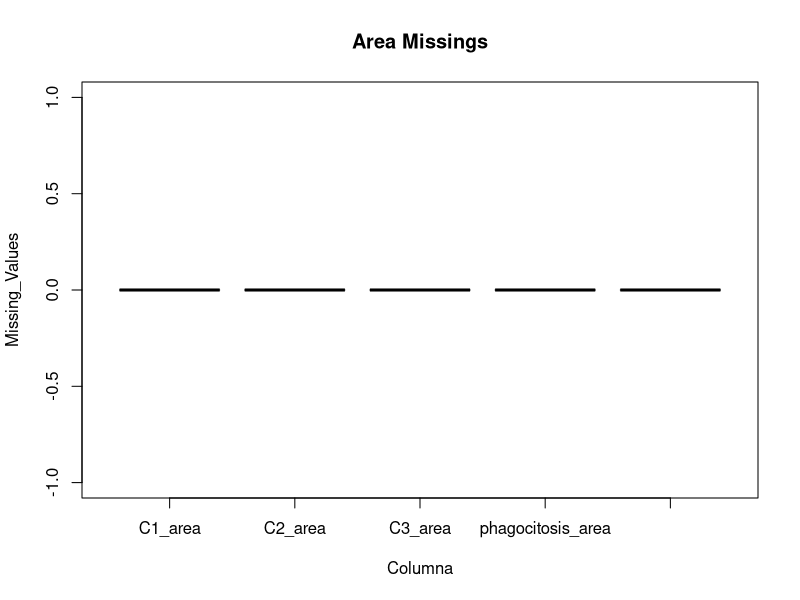
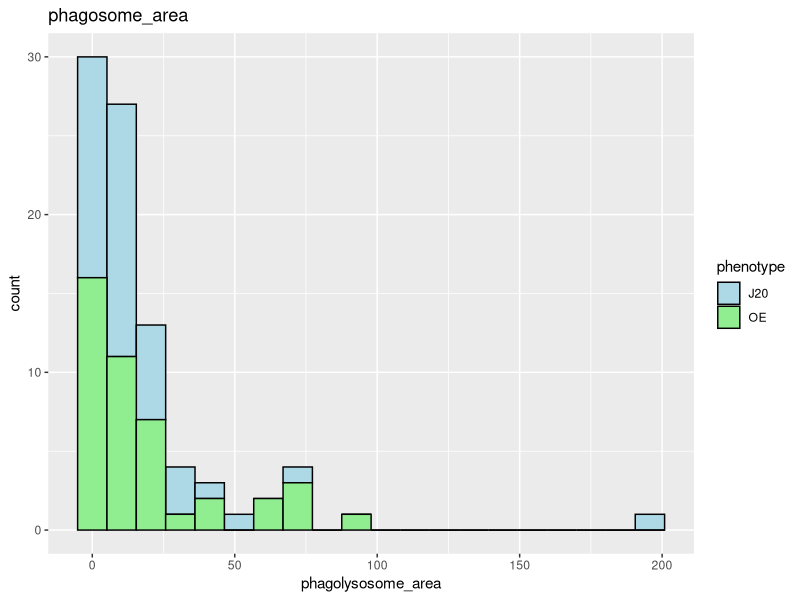
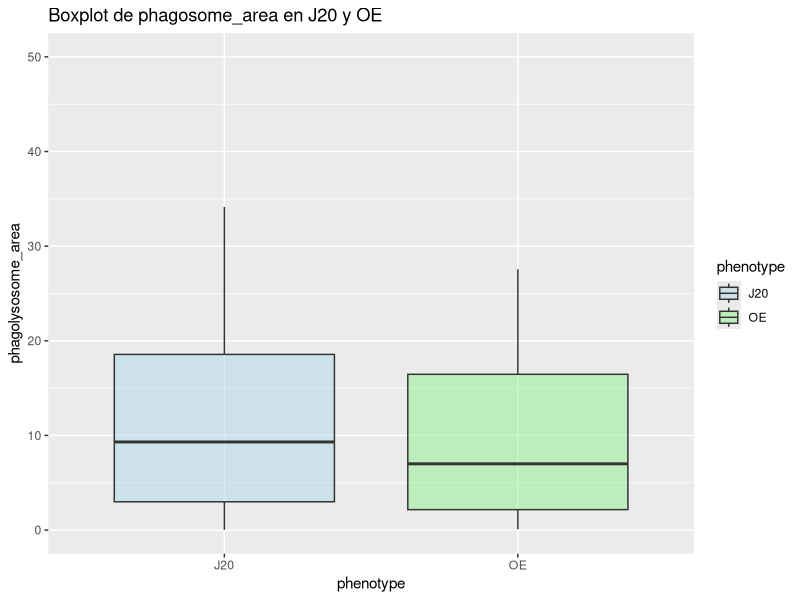
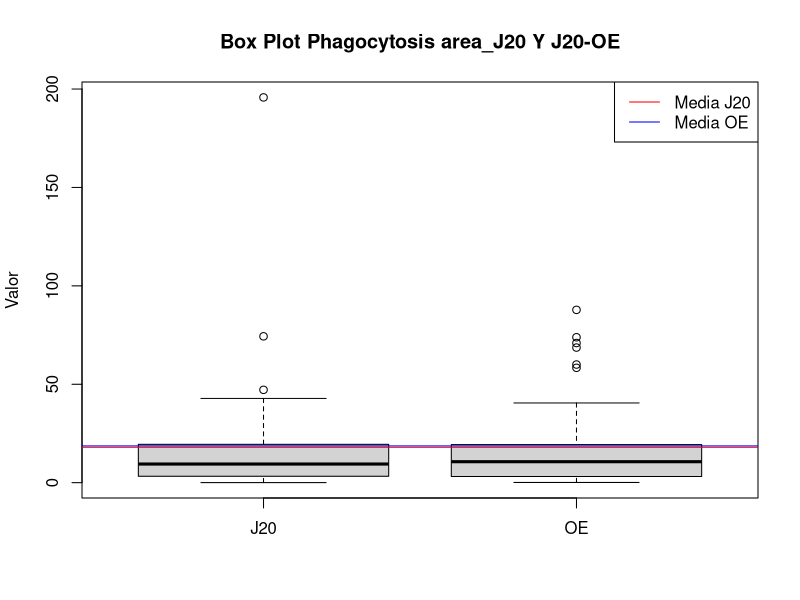
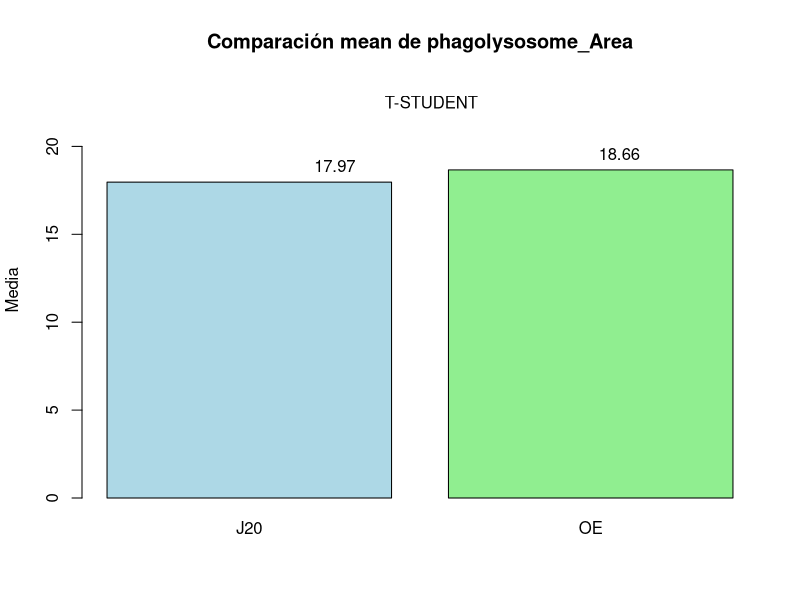
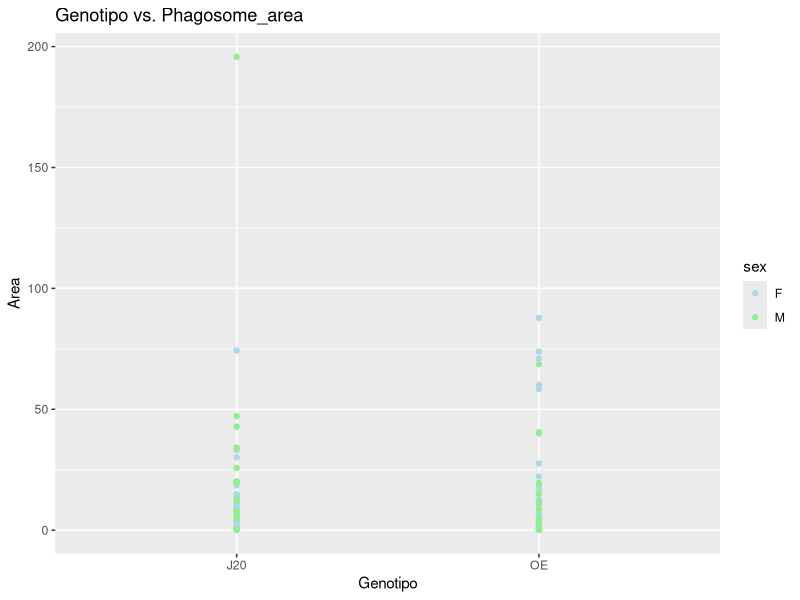

These charts were generated, in order, by the following R code:
install.packages("readxl")
library(readxl)
install.packages("tidyverse")
library(tidyverse)
install.packages("conflicted")
library(conflicted)

conflict_prefer("filter", "dplyr")

#Cargar los datos. (Reemplazar la direccion con tu localizacion de los datos)

datos <- read_excel("datos.xlsx")
View(datos)


#Transfomar a factores

datos$phenotype <- factor(datos$phenotype)
datos$sex <- factor(datos$sex)

#Transformar a numerico

datos$C1_area <- as.numeric(datos$C1_area)
datos$C2_area <- as.numeric(datos$C2_area)
datos$C3_area <- as.numeric(datos$C3_area)
datos$phagolysosome_area <- as.numeric(datos$phagolysosome_area)
datos$phagocitosis_area <- as.numeric(datos$phagocitosis_area)
datos$C1_fraction <- as.numeric(datos$C1_fraction)
datos$C2_fraction <- as.numeric(datos$C2_fraction)
datos$C3_fraction <- as.numeric(datos$C3_fraction)
datos$phagolysosome_fraction <- as.numeric(datos$phagolysosome_fraction)
datos$phagocitosis_fraction <- as.numeric(datos$phagocitosis_fraction)

#ANALISIS EXPLORATORIO


#1.Count total missing values in each column of area
#SELECCIONAMOS DATOS DE ÁREAS

columnas <- c("C1_area", "C2_area", "C3_area", "phagolysosome_area", "phagocitosis_area") 

missing_values <- sapply(datos[columnas], function(x) sum(is.na(x)))

df <- data.frame(Columna = names(missing_values), Missing_Values = missing_values)

boxplot(Missing_Values ~ Columna, data = df, main = "Area Missings")


#1.TENDENCIA CENTRAL

# Filtrar columnas numéricas sin missings
columnas_numericas <- columnas[sapply(datos[columnas], is.numeric) & !sapply(datos[columnas], anyNA)]

# Calcular las estadísticas solo para las columnas numéricas sin missings
resumen <- sapply(datos[columnas_numericas], function(x) c(mean = mean(x), median = median(x), sd = sd(x), min = min(x), max = max(x)))

# Asignar los valores de las estadísticas
media <- resumen["mean", ]
mediana <- resumen["median", ]
desviacion_estandar <- resumen["sd", ]
variacion_percentiles <- c(min = resumen["min", ], max = resumen["max", ])

# Imprimir el resumen
print(media)
print(mediana)
print(desviacion_estandar)


#OTRA OPCIÓN MÁS FÁCIL DE OBTENER LA TENDENCIA CENTRAL
summary(datos)

#2.VISUALIZACIÓN DE VARIABLES EN FUNCIÓN DEL GENOTIPO

# HISTOGRAMA

ggplot(data = datos, aes(x = phagolysosome_area, fill = phenotype)) +
  geom_histogram(color = "black", bins = 20) +
  scale_fill_manual(values = c("J20" = "lightblue", "OE" = "lightgreen")) +
  ggtitle("phagosome_area")

# BLOXPLOT

ggplot(data = datos, aes(x = phenotype, y = phagolysosome_area, fill = phenotype)) +
  geom_boxplot(alpha = 0.5, outlier.shape = NA) +
  scale_fill_manual(values = c("J20" = "lightblue", "OE" = "lightgreen")) +
  ggtitle("Boxplot de phagosome_area en J20 y OE") +
  scale_x_discrete(limits = c("J20", "OE")) +
  scale_y_continuous(limits = c(0, 50))  

#OTRA OPCIÓN DE OBTENER EL BOXPLOT

datos_J20 <- datos$phagolysosome_area[datos$phenotype == "J20"]
datos_OE <- datos$phagolysosome_area[datos$phenotype == "OE"]

boxplot(datos_J20, datos_OE, names = c("J20", "OE"), ylab = "Valor", main = "Box Plot Phagocytosis area_J20 Y J20-OE")
media_J20 <- mean(datos_J20)
media_OE<- mean(datos_OE)

abline(h = media_J20, col = "red")
abline(h = media_OE, col = "blue")

legend("topright", legend = c("Media J20", "Media OE"), col = c("red", "blue"), lty = 1)

# Test de T-student de la variable en función del genotipo 

J20 <- subset(datos, phenotype == "J20")$phagolysosome_area

OE <- subset(datos, phenotype == "OE")$phagolysosome_area

resultado <- t.test(J20,OE)
print(resultado)

# Crear el gráfico de barras para mostrar en dos columnas la diferencia de los genotipos
media_J20 <- mean(datos_J20)
media_OE<- mean(datos_OE)
barplot(c(media_J20, media_OE), 
        ylim = c(0, max(c(media_J20, media_OE)) + 5),
        ylab = "Media", 
        names.arg = c("J20", "OE"),
        col = c("lightblue", "lightgreen"),
        main = "Comparación mean de phagolysosome_Area")

# Agregar las etiquetas de las medias
text(x = c(1, 2), y = c(media_J20, media_OE), labels = round(c(media_J20, media_OE), 2), pos = 3)

# Agregar información sobre la prueba t
legend("top", legend = "T-STUDENT", bty = "n")


# scatterplot de phagolysosome_Area vs phenotype, usando sexo como variable de color
library(ggplot2)

ggplot(data = datos, aes(x = phenotype, y = phagolysosome_area, color=sex)) +
  geom_point() + scale_color_manual(values = c("lightblue", "lightgreen")) +
  labs(x = "Genotipo", y = "Area") +
  ggtitle("Genotipo vs. Phagosome_area") 
 

#4.Correlation test.

## Usando la función cor.test() para el test de correlación

# Necesario convertir 'datos$phenotype' a numérico 
datos$phenotype <- as.numeric(datos$phenotype)

# Realizar el test de correlación
correlation_test <- cor.test(datos$phenotype, datos$phagocitosis_area)
print(correlation_test)


# Test de Mann-Whitney with approximate method
mann_whitney <- wilcox.test(phagolysosome_area ~ phenotype, data = datos, exact = FALSE)

# Print the results
print(mann_whitney)



#5.ANOVA 

#ANOVA 

# Realizar ANOVA con la variable "phagolysosome_area" y considerando la variable "Phenotype"
modelo_anova <- aov(phagolysosome_area ~ phenotype, data = datos)
resultados_anova <- summary(modelo_anova)
print(resultados_anova)


#ANOVA dos factores con interacción 
modelo_anova <- aov(phagolysosome_area ~ phenotype * sex, data = datos)
resultados_anova <- summary(modelo_anova)
print(resultados_anova)
